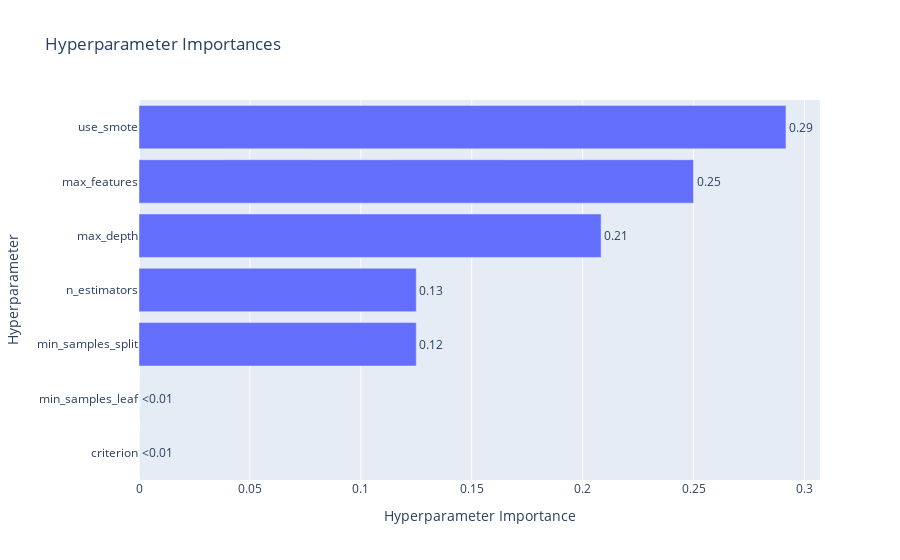

The cell this chart's notebook holds for it:
### Code cell
p_importance_feat_eng = optuna.visualization.plot_param_importances(study_feat_eng)
p_importance_feat_eng.show()

### Figure 1 — Plotly figure (JSON) as saved in the notebook; plotly's stock layout.template omitted (floating-point values rounded to 4 significant figures)
{"data": [{"cliponaxis": false, "hovertemplate": ["criterion (CategoricalDistribution): 0.0<extra></extra>", "min_samples_leaf (IntDistribution): 0.0<extra></extra>", "min_samples_split (IntDistribution): 0.12499999999997365<extra></extra>", "n_estimators (IntDistribution): 0.12500000000000375<extra></extra>", "max_depth (IntDistribution): 0.2083333333333396<extra></extra>", "max_features (CategoricalDistribution): 0.2500000000000075<extra></extra>", "use_smote (CategoricalDistribution): 0.29166666666667546<extra></extra>"], "name": "Objective Value", "orientation": "h", "text": ["<0.01", "<0.01", "0.12", "0.13", "0.21", "0.25", "0.29"], "textposition": "outside", "type": "bar", "x": [0, 0, 0.125, 0.125, 0.2083, 0.25, 0.2917], "y": ["criterion", "min_samples_leaf", "min_samples_split", "n_estimators", "max_depth", "max_features", "use_smote"]}], "layout": {"title": {"text": "Hyperparameter Importances"}, "xaxis": {"title": {"text": "Hyperparameter Importance"}}, "yaxis": {"title": {"text": "Hyperparameter"}}}}
